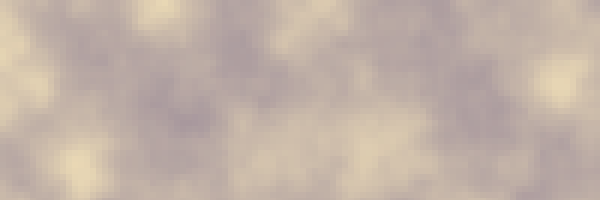
Frame 1 (no input)
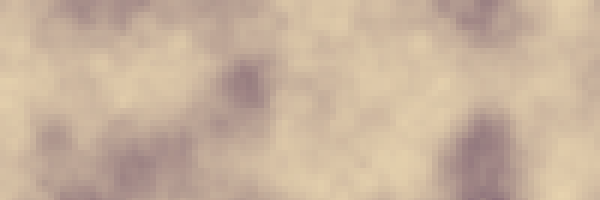
Frame 60 (the mouse pressed at the canvas centre just before this capture)
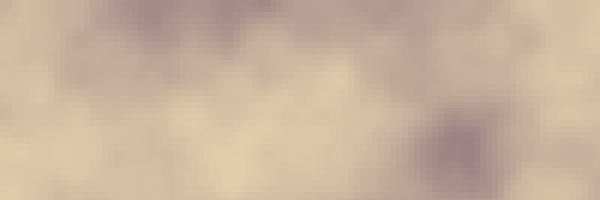
Frame 120 (the mouse held since frame 60 and released just before this capture)

The Processing sketch that drew these frames (run headless with seeded random() and noise(); from frame 60 on, the mouse is pressed at the canvas centre):

// Processing sketch: processing_154528
// ── processing_154528.pde


float noiseScale = 80.0;


void setup() {
  size(600, 200);
  smooth();

  frameRate (30);
}


void draw()
{
  fill(#57385c, 120);
  noStroke();
  rect (0, 0, width, height);
  fill (#ffedbc);

  if (mousePressed)
  {
    noiseScale = map (mouseX, 0, width, 1, 300);
  }



  int x = 0;
  while (x < width)
  {
    int y = 0;
    while (y < height)
    {
      float transparenz = noise (x / noiseScale, y / noiseScale, frameCount / noiseScale)*255;
      fill (#ffedbc, transparenz);

      rect (x, y, 6, 6);
      y = y + 6;
    }
    x = x + 6;
  }
}
